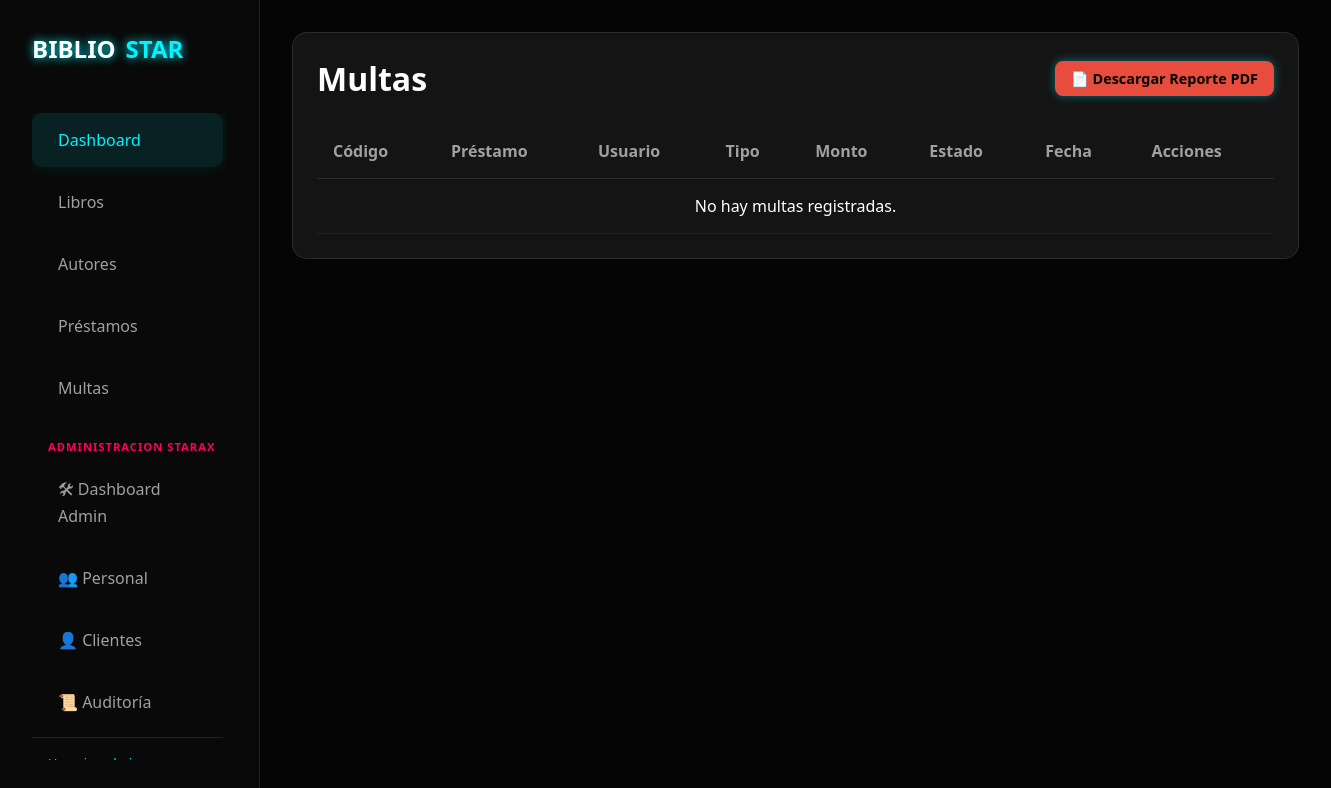
The app's page /multas/ (signed in), older data.
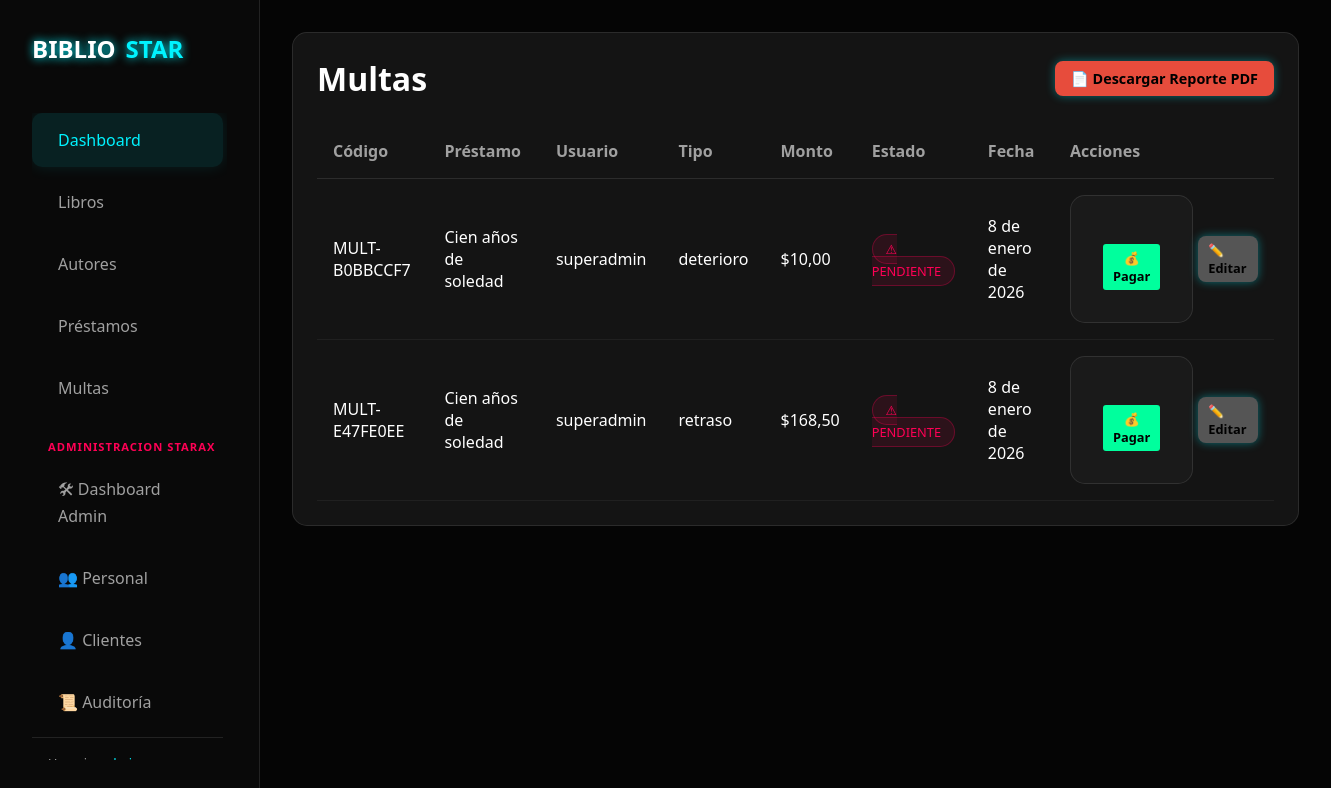
The same page, newer data.
### gestion/models.py (models this page shows, shortened)
class Multa(models.Model):
    codigo = models.CharField(max_length=20, unique=True, editable=False, null=True)
    prestamo =  models.ForeignKey(Prestamos, related_name="Multa", on_delete= models.PROTECT)
    tipo = models.CharField(max_length=10, choices=(('r','retraso'), ('p','perdida'), ('d', 'deterioro')))
    monto = models.DecimalField(max_digits=5, decimal_places=2, default=0)
    pagada  = models.BooleanField(default=False)
    fecha  =  models.DateField(default=timezone.now)
    fecha_pago = models.DateTimeField(blank=True, null=True)
    pagada_por = models.ForeignKey(settings.AUTH_USER_MODEL, on_delete=models.SET_NULL, null=True, blank=True, related_name='multas_procesadas')

class Prestamos(models.Model):
    codigo = models.CharField(max_length=20, unique=True, editable=False, null=True) # null=True temporalmente para evitar error en migracion directa
    libro = models.ForeignKey(Libro, related_name="Prestamos", on_delete= models.PROTECT)
    usuario = models.ForeignKey(settings.AUTH_USER_MODEL, related_name="Prestamos" , on_delete= models.PROTECT)
    fecha = models.DateField(default=timezone.now)
    fecha_max = models.DateField()
    fecha_devolucion = models.DateField(blank=True, null=True) #Permite a django grabar en blanco y en nulo
    ESTADOS = (
        ('solicitado', 'Solicitado'),
        ('prestado', 'Prestado'),
        ('devuelto', 'Devuelto'),
        ('multado', 'Multado'),
        ('rechazado', 'Rechazado'),
    )
    estado = models.CharField(max_length=20, choices=ESTADOS, default='solicitado')
    renovaciones = models.PositiveIntegerField(default=0)
    class Meta:
        permissions = (
            ("ver_prestamos", "Puede Ver Prestamos"),
            ("gestionar_prestamos", "Puede Gestionar Prestamos"),
        )

class Libro(models.Model):
    titulo=models.CharField(max_length=50)
    autor=models.ForeignKey(Autor,related_name="Libro", on_delete= models.PROTECT)
    categorias = models.ManyToManyField(Categoria, blank=True)
    stock = models.PositiveIntegerField(default=1)
    bibliografia  = models.CharField(max_length=200, blank= True, null= True)
    isbn = models.CharField(max_length=13, blank=True, null=True, unique=True)
    imagen = models.ImageField(upload_to='libros/', blank=True, null=True)

### gestion/views.py (the view)
# urls.py: path('multas/', lista_multas, name="lista_multa"),
@login_required
def lista_multas(request):
    if es_personal_biblioteca(request.user):
        multas = Multa.objects.all().order_by('-fecha')
    else:
        multas = Multa.objects.filter(prestamo__usuario=request.user).order_by('-fecha')
    return render(request, 'multas.html', {
        'multas': multas,
        'can_manage': es_personal_biblioteca(request.user),
        'is_admin': es_admin(request.user)
    })

### gestion/views.py (called while the page is built)
def es_admin(user):
    return user.is_superuser or user.groups.filter(name='Administrador').exists()

def es_personal_biblioteca(user):
    return user.is_superuser or user.groups.filter(name__in=['Bibliotecario', 'Administrador']).exists()

### gestion/templates/multas.html (shortened to what this page needs)
{% extends "index.html" %}
{% block contenido %}
<section class="recent-section">
    <div class="section-header">
        <h2>Multas</h2>
        <a href="{% url 'reporte_multas_pdf' %}" class="btn-add" style="background: #e74c3c;">📄 Descargar Reporte
            PDF</a>
    </div>
    <table>
        <thead>
            <tr>
                <th>Código</th>
                <th>Préstamo</th>
                <th>Usuario</th>
                <th>Tipo</th>
                <th>Monto</th>
                <th>Estado</th>
                <th>Fecha</th>
                <th>Acciones</th>
            </tr>
        </thead>
        <tbody>
            {% for multa in multas %}
            <tr>
                <td>{{ multa.codigo }}</td>
                <td>{{ multa.prestamo.libro.titulo }}</td>
                <td>{{ multa.prestamo.usuario.username }}</td>
                <td>{{ multa.get_tipo_display }}</td>
                <td>${{ multa.monto }}</td>
                <td>
                    {% if multa.pagada %}
                    <span class="status available">✓ PAGADA</span>
                    {% else %}
                    <span class="status borrowed">⚠ PENDIENTE</span>
                    {% endif %}
                </td>
                <td>{{ multa.fecha }}</td>
                <td>
                    <div style="display: flex; gap: 5px; align-items: center;">
                        {% if not multa.pagada %}
                        <form action="{% url 'pagar_multa' multa.id %}" method="post" style="display:inline;">
                            <button type="submit"
                                style="background: var(--neon-green); font-size: 0.8em; padding: 5px 10px; border: none; cursor: pointer; border-radius: 3px;">
                                💰 Pagar
                            </button>
                        </form>
                        {% endif %}
                        {% if can_manage %}
                        {% if not multa.pagada or is_admin %}
                        <a href="{% url 'editar_multa' multa.id %}" class="btn-add"
                            style="padding: 5px 10px; font-size: 0.8em; background: #555;">✏️ Editar</a>
                        {% endif %}
                        {% endif %}
                    </div>
                </td>
            </tr>
            {% empty %}
            <tr>
                <td colspan="8" style="text-align: center;">No hay multas registradas.</td>
            </tr>
            {% endfor %}
        </tbody>
    </table>
</section>
{% endblock %}

Row changes from the older to the newer data that the page shows:
added Multa: codigo "MULT-B0BBCCF7", prestamo.libro.titulo "Cien años de soledad", prestamo.usuario.username "superadmin", tipo "deterioro", monto "10,00", pagada "⚠ PENDIENTE", fecha "8 de enero de 2026"
added Multa: codigo "MULT-E47FE0EE", prestamo.libro.titulo "Cien años de soledad", prestamo.usuario.username "superadmin", tipo "retraso", monto "168,50", pagada "⚠ PENDIENTE", fecha "8 de enero de 2026"
Text that changed along with them:
text no longer shown: "No hay multas registradas."
